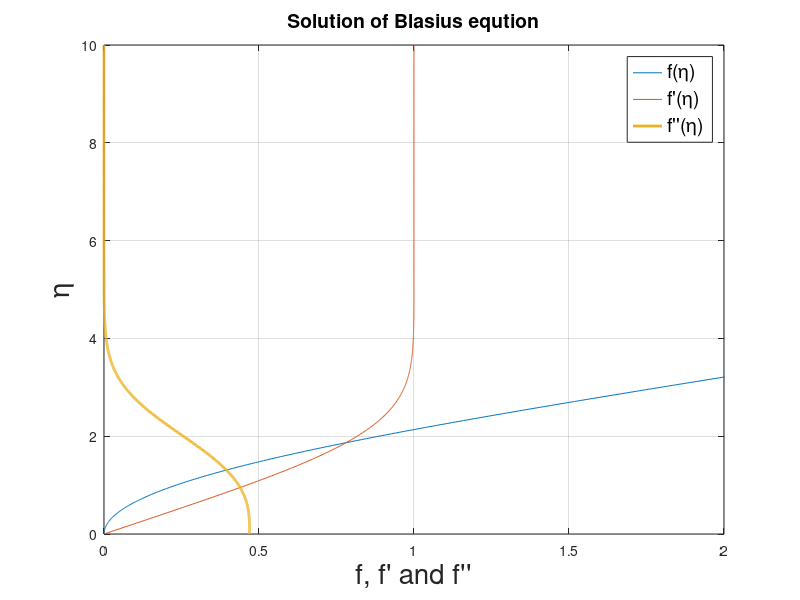
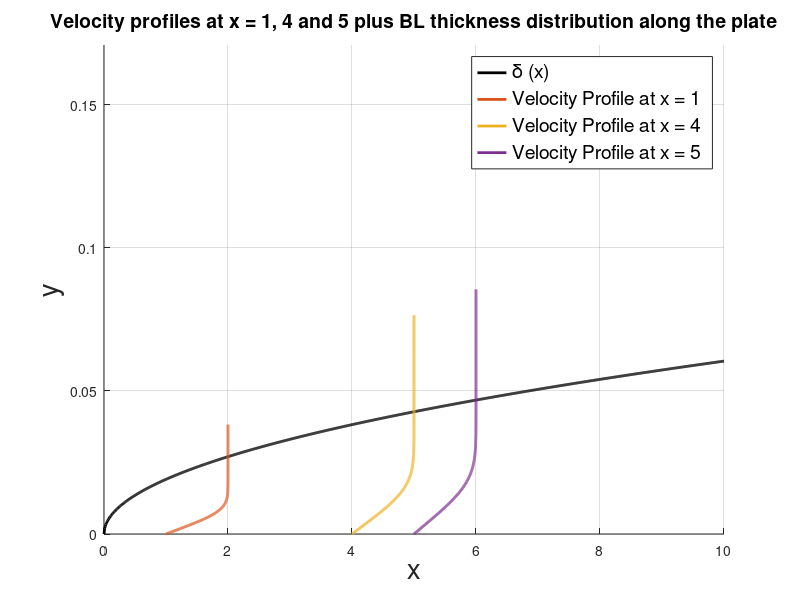
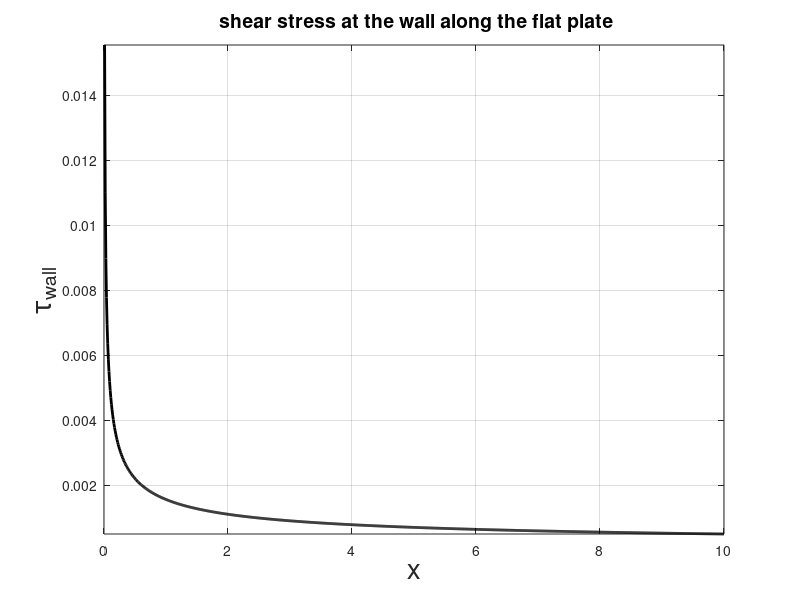
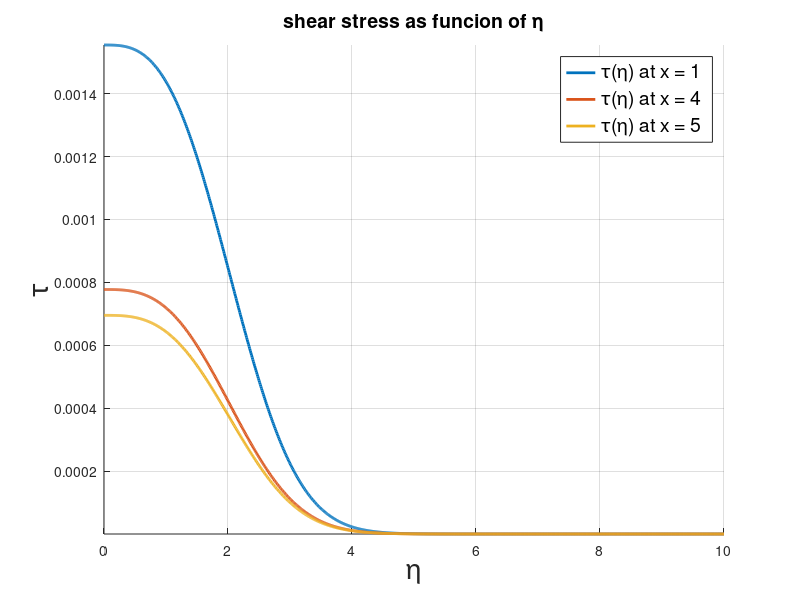

Reproduce these figures in MATLAB, in order.
clc
clear all 
close all 

%% Parameters of Blasius Equation
U_inf = 1;
L = 10;
mu = 1.789E-5;
rho = 1.225;
nu = mu/rho;
A = sqrt(nu/U_inf);
h = 0.01;

%% Numerical Solution of Blasius Equation Using Runge-Kutta
f1 = @(x, y1, y2, y3) y2;
f2 = @(x, y1, y2, y3) y3;
f3 = @(x, y1, y2, y3) -y1*y3;
eta = 0:h:10;
x = 0:h:10;
y1(1) = 0;
y2(1) = 0;
y3(1) = 0.4696;
for i = 1:(length(eta)-1)
a = h.*[f1(eta(i), y1(i), y2(i), y3(i)), f2(eta(i), y1(i), y2(i), y3(i)), f3(eta(i), y1(i), y2(i), y3(i))];
b = h.*[f1(eta(i), y1(i)+a(1)/2, y2(i)+a(2)/2, y3(i)+a(3)/2), f2(eta(i)+h/2, y1(i)+a(1)/2, y2(i)+a(2)/2, y3(i)+a(3)/2), f3(eta(i)+h/2, y1(i)+a(1)/2, y2(i)+a(2)/2, y3(i)+a(3)/2)];
c = h.*[f1(eta(i), y1(i)+b(1)/2, y2(i)+b(2)/2, y3(i)+b(3)/2), f2(eta(i)+h/2, y1(i)+b(1)/2, y2(i)+b(2)/2, y3(i)+b(3)/2), f3(eta(i)+h/2, y1(i)+b(1)/2, y2(i)+b(2)/2, y3(i)+b(3)/2)];
d = h.*[f1(eta(i), y1(i)+c(1), y2(i)+c(2), y3(i)+c(3)), f2(eta(i)+h, y1(i)+c(1), y2(i)+c(2), y3(i)+c(3)), f3(eta(i)+h, y1(i)+c(1), y2(i)+c(2), y3(i)+c(3))];
y3(i+1) = y3(i)+ 1/6*(a(3)+2*b(3)+2*c(3)+d(3));
y2(i+1) = y2(i)+ 1/6*(a(2)+2*b(2)+2*c(2)+d(2));
y1(i+1) = y1(i)+ 1/6*(a(1)+2*b(1)+2*c(1)+d(1));
end

%% Plotting and Visualization
figure(1)
plot(y1, eta, y2, eta, y3, eta, 'LineWidth', 2)
xlim([0 2])
title('Solution of Blasius eqution', 'FontSize', 14);
xlabel('f, f'' and f''''', 'FontSize', 20);
ylabel('\eta', 'FontSize', 20);
grid on
Legend1 = {'f(\eta)', 'f''(\eta)', 'f''''(\eta)'};
legend(Legend1, 'FontSize', 14);

%% Velocity Profile and the BL thickness distribution
figure(2)
hold all
for i = 1:length(x)
delta(i) = 5*sqrt(x(i))*A;
end
plot(x, delta, 'LineWidth', 2, 'color', 'black');


position = [1 4 5];
for j = 1:length(position)
y{j} = eta*sqrt(position(j))*A;
plot(y2+position(j), y{j}, 'LineWidth', 2)
end
Legend2 = {'\delta (x)', 'Velocity Profile at x = 1', 'Velocity Profile at x = 4', 'Velocity Profile at x = 5'};
title('Velocity profiles at x = 1, 4 and 5 plus BL thickness distribution along the plate', 'FontSize', 14);
xlabel('x', 'FontSize', 20);
ylabel('y', 'FontSize', 20);
legend(Legend2, 'FontSize', 14);
ylim([0, 2*max(y{j})])
grid on

%% shear stress at the wall as function of x
figure(3)
for i = 1 : length(x)
tau_x(i) = mu*U_inf*y3(1)*sqrt(U_inf/2/nu/x(i));
end
plot(x, tau_x, 'LineWidth', 2, 'color', 'black')
title(' shear stress at the wall along the flat plate', 'FontSize', 14);
xlabel('x', 'FontSize', 20);
ylabel('\tau_w_a_l_l', 'FontSize', 20);
axis tight
grid on

%% shear stress as function of eta at x = 1, 4, 5
figure(4)
hold all
for i = 1:length(position)
tau_eta = mu*U_inf*y3*sqrt(U_inf/2/nu/position(i));
plot(x, tau_eta, 'LineWidth', 2)
end
title(' shear stress as funcion of \eta ', 'FontSize', 14);
xlabel('\eta', 'FontSize', 20);
ylabel('\tau', 'FontSize', 20);
axis tight
grid on
Legend3 = {'\tau(\eta) at x = 1', '\tau(\eta) at x = 4', '\tau(\eta) at x = 5'};
legend(Legend3, 'FontSize', 14);


%% shear derivative as function of eta at x = 1, 4, 5
figure(5)
hold all
y4 = -1/2*y1.*y3;
for i = 1 : length(position)
tau_d = mu*U_inf^2/2/nu/position(i)*y4; %shear derivative partial(tau)/partial(y) at the wall y=0
plot(eta, tau_d, 'LineWidth', 2)
end
title(' shear stress derivative as function of \eta ', 'FontSize', 14);
xlabel('\eta', 'FontSize', 20);
ylabel('\tau''', 'FontSize', 20);
axis tight
grid on
Legend4 = {'\tau''(\eta) at x = 1', '\tau''(\eta) at x = 4', '\tau''(\eta) at x = 5'};
legend(Legend4, 'FontSize', 14);


%% local shear cofficient as a function of x
figure(6)
hold all
for i = 1: length(x)
cfx(i) = tau_x(i)*2/rho/U_inf^2;
% cfxt(i) = 0.664/sqrt(rho*U_inf*x(i)/mu);
end
plot(x, cfx, 'LineWidth', 2, 'color', 'black')
title(' Local shear coefficient along the flat plate', 'FontSize', 14);
xlabel('x', 'FontSize', 20);
ylabel('C_f_x', 'FontSize', 20);
axis tight
grid on
%% Total Skin friction coefficient
CF_T = 0;
dx = x(2)-x(1);
for i = 2 : length(x)
CF_T = CF_T + 1/L*cfx(i)*dx;
end
CDF_T = CF_T*2;
%% Accumulative Drag Force as function of x
CF = 0;
for i = 2 : length(x)
CF(i) = 1/L*cfx(i)*dx;
CF(i) = CF(i-1)+CF(i);
CDF(i) = CF(i)*2;
D(i) = 1/2*rho*U_inf^2*L*CDF(i);
end

figure(7)
plot(x, CF, 'LineWidth', 2, 'color', 'black');
title(' Accumulative Total friction coeff', 'FontSize', 14);
xlabel('x', 'FontSize', 20);
ylabel('C_F', 'FontSize', 20);
axis tight
grid on

figure(8)
plot(x, D, 'LineWidth', 2, 'color', 'black');
title(' Accumulative Drag Force along the flat plate', 'FontSize', 14);
xlabel('x', 'FontSize', 20);
ylabel('Drag Force (D)', 'FontSize', 20);
axis tight
grid on

figure(9)
y1 = zeros(1, length(x));
position1 = ones(1, length(x))*position(1);
position2 = ones(1, length(x))*position(2);
position3 = ones(1, length(x))*position(3);
C1 = ones(1, (length(x)+1))*position(1);
C2 = ones(1, (length(x)+1))*position(2);
C3 = ones(1, (length(x)+1))*position(3);

hold all
fill3([position1, position1(1)], [y2, 0], [y{1}, y{1}(length(x))], C1, 'LineWidth', 2)
fill3([position2, position2(2)], [y2, 0], [y{2}, y{2}(length(x))], C2, 'LineWidth', 2)
fill3([position3, position3(3)], [y2, 0], [y{3}, y{3}(length(x))], C3, 'LineWidth', 2)
plot3(x, y1, delta, 'LineWidth', 2, 'color', 'black')
grid on
title('BL thickness and velocity profile of the flow', 'FontSize', 14);
xlabel('x', 'FontSize', 20);
ylabel('Longitudinal velocity u', 'FontSize', 15);
zlabel('\delta(x)', 'FontSize', 20);
view([-146 11])
ylim([0 3])
zlim([0, 2*max(y{j})])


%% normal velocity
figure(10)
v = U_inf./sqrt(2*U_inf*x*rho/mu).*(eta.*y2-y1);
% at x = 0.1
y = eta*sqrt(0.1)/sqrt(rho*U_inf/2/mu);
plot(v, y, 'LineWidth', 2, 'color', 'black')
title(' Normal Velocity of Flat Plate at x = 0.1 ', 'FontSize', 14);
xlabel('V', 'FontSize', 20);
ylabel('Y', 'FontSize', 20);
axis tight
grid on